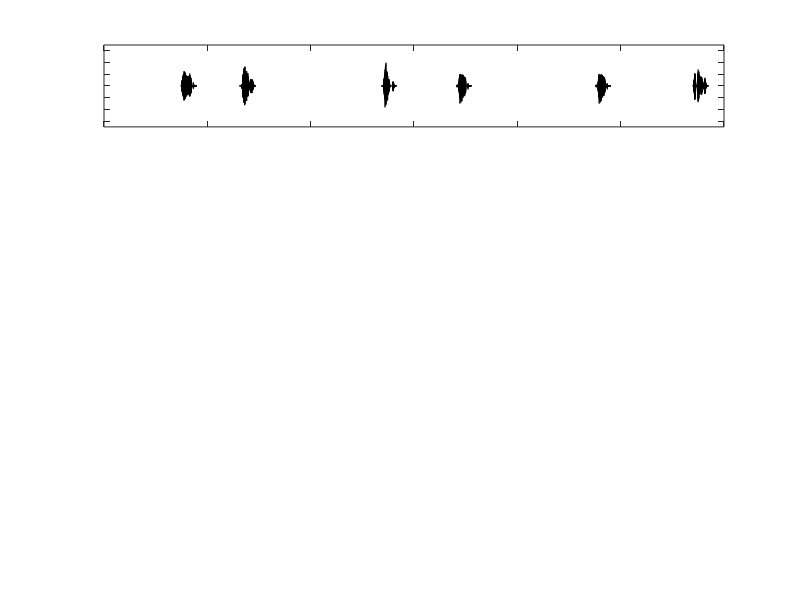

MATLAB code for this plot: (Note: this script raises an error after producing the figure.)
figure;

load('target_stream_for_figure.mat')
subplot(4,1,1);plot(tVec,newTargetSound,'k')
ylim([-0.7,0.7])
yticklabels({''})
xticklabels({''})
load('unscrambled_masker_for_figure.mat')
subplot(4,1,2);plot(tVec,newMaskerSound,'k')
ylim([-0.7,0.7])
yticklabels({''})
xticklabels({''})
load('scrambled_masker_for_figure.mat')
subplot(4,1,3);plot(tVec,newMaskerSound,'k')
ylim([-0.7,0.7])
yticklabels({''})
xticklabels({''})
load('scrambled_AM_masker_for_figure.mat')
subplot(4,1,4);plot(tVec,newMaskerSound*1.4,'k')
ylim([-0.7,0.7])
yticklabels({''})
hold on;plot(tVec,this_masker_envelope*max(newMaskerSound)/max(this_masker_envelope),'r')